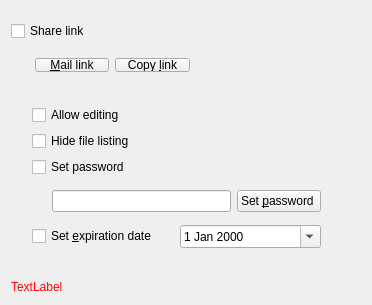
<?xml version="1.0" encoding="UTF-8"?>
<ui version="4.0">
 <class>OCC::ShareLinkWidget</class>
 <widget class="QWidget" name="OCC::ShareLinkWidget">
  <property name="geometry">
   <rect>
    <x>0</x>
    <y>0</y>
    <width>372</width>
    <height>305</height>
   </rect>
  </property>
  <property name="windowTitle">
   <string>Share NewDocument.odt</string>
  </property>
  <layout class="QGridLayout" name="gridLayout_3">
   <item row="0" column="0">
    <layout class="QHBoxLayout" name="horizontalLayout_shareLink">
     <property name="topMargin">
      <number>10</number>
     </property>
     <item>
      <widget class="QCheckBox" name="checkBox_shareLink">
       <property name="text">
        <string>Share link</string>
       </property>
      </widget>
     </item>
    </layout>
   </item>
   <item row="3" column="0">
    <widget class="QLabel" name="errorLabel">
     <property name="sizePolicy">
      <sizepolicy hsizetype="MinimumExpanding" vsizetype="Preferred">
       <horstretch>0</horstretch>
       <verstretch>0</verstretch>
      </sizepolicy>
     </property>
     <property name="palette">
      <palette>
       <active>
        <colorrole role="WindowText">
         <brush brushstyle="SolidPattern">
          <color alpha="255">
           <red>255</red>
           <green>0</green>
           <blue>0</blue>
          </color>
         </brush>
        </colorrole>
       </active>
       <inactive>
        <colorrole role="WindowText">
         <brush brushstyle="SolidPattern">
          <color alpha="255">
           <red>255</red>
           <green>0</green>
           <blue>0</blue>
          </color>
         </brush>
        </colorrole>
       </inactive>
       <disabled>
        <colorrole role="WindowText">
         <brush brushstyle="SolidPattern">
          <color alpha="255">
           <red>123</red>
           <green>121</green>
           <blue>134</blue>
          </color>
         </brush>
        </colorrole>
       </disabled>
      </palette>
     </property>
     <property name="text">
      <string>TextLabel</string>
     </property>
    </widget>
   </item>
   <item row="2" column="1">
    <spacer name="verticalSpacer">
     <property name="orientation">
      <enum>Qt::Vertical</enum>
     </property>
     <property name="sizeHint" stdset="0">
      <size>
       <width>20</width>
       <height>40</height>
      </size>
     </property>
    </spacer>
   </item>
   <item row="2" column="0">
    <widget class="QWidget" name="widget_shareLink" native="true">
     <widget class="QWidget" name="widget_editing" native="true">
      <property name="geometry">
       <rect>
        <x>20</x>
        <y>41</y>
        <width>16</width>
        <height>16</height>
       </rect>
      </property>
      <layout class="QHBoxLayout" name="horizontalLayout_editing">
       <property name="leftMargin">
        <number>0</number>
       </property>
       <property name="topMargin">
        <number>0</number>
       </property>
       <property name="rightMargin">
        <number>0</number>
       </property>
       <property name="bottomMargin">
        <number>0</number>
       </property>
      </layout>
     </widget>
     <widget class="QWidget" name="layoutWidget">
      <property name="geometry">
       <rect>
        <x>0</x>
        <y>0</y>
        <width>190</width>
        <height>36</height>
       </rect>
      </property>
      <layout class="QHBoxLayout" name="horizontalLayout_3">
       <property name="sizeConstraint">
        <enum>QLayout::SetDefaultConstraint</enum>
       </property>
       <item>
        <widget class="QLabel" name="_labelShareLink">
         <property name="sizePolicy">
          <sizepolicy hsizetype="MinimumExpanding" vsizetype="Preferred">
           <horstretch>0</horstretch>
           <verstretch>0</verstretch>
          </sizepolicy>
         </property>
         <property name="frameShape">
          <enum>QFrame::NoFrame</enum>
         </property>
         <property name="text">
          <string/>
         </property>
         <property name="textFormat">
          <enum>Qt::RichText</enum>
         </property>
         <property name="openExternalLinks">
          <bool>true</bool>
         </property>
        </widget>
       </item>
       <item>
        <widget class="QPushButton" name="pushButton_mail">
         <property name="text">
          <string>&amp;Mail link</string>
         </property>
        </widget>
       </item>
       <item>
        <widget class="QPushButton" name="pushButton_copy">
         <property name="text">
          <string>Copy &amp;link</string>
         </property>
        </widget>
       </item>
      </layout>
     </widget>
     <widget class="QWidget" name="layoutWidget">
      <property name="geometry">
       <rect>
        <x>10</x>
        <y>40</y>
        <width>311</width>
        <height>181</height>
       </rect>
      </property>
      <layout class="QVBoxLayout" name="verticalLayout_2">
       <item>
        <layout class="QVBoxLayout" name="verticalLayout">
         <item>
          <layout class="QHBoxLayout" name="horizontalLayout_4">
           <item>
            <widget class="QCheckBox" name="checkBox_editing">
             <property name="text">
              <string>Allow editing</string>
             </property>
            </widget>
           </item>
           <item>
            <spacer name="horizontalSpacer">
             <property name="orientation">
              <enum>Qt::Horizontal</enum>
             </property>
             <property name="sizeHint" stdset="0">
              <size>
               <width>40</width>
               <height>20</height>
              </size>
             </property>
            </spacer>
           </item>
          </layout>
         </item>
         <item>
          <layout class="QHBoxLayout" name="horizontalLayout_8">
           <item>
            <widget class="QCheckBox" name="checkBox_hidefilelisting">
             <property name="text">
              <string>Hide file listing</string>
             </property>
            </widget>
           </item>
           <item>
            <spacer name="horizontalSpacer_7">
             <property name="orientation">
              <enum>Qt::Horizontal</enum>
             </property>
             <property name="sizeHint" stdset="0">
              <size>
               <width>40</width>
               <height>20</height>
              </size>
             </property>
            </spacer>
           </item>
          </layout>
         </item>
         <item>
          <layout class="QHBoxLayout" name="horizontalLayout_password">
           <item>
            <widget class="QCheckBox" name="checkBox_password">
             <property name="sizePolicy">
              <sizepolicy hsizetype="Maximum" vsizetype="Maximum">
               <horstretch>0</horstretch>
               <verstretch>0</verstretch>
              </sizepolicy>
             </property>
             <property name="text">
              <string>Set password</string>
             </property>
            </widget>
           </item>
           <item>
            <spacer name="horizontalSpacer_3">
             <property name="orientation">
              <enum>Qt::Horizontal</enum>
             </property>
             <property name="sizeHint" stdset="0">
              <size>
               <width>40</width>
               <height>20</height>
              </size>
             </property>
            </spacer>
           </item>
          </layout>
         </item>
        </layout>
       </item>
       <item>
        <layout class="QHBoxLayout" name="horizontalLayout">
         <property name="leftMargin">
          <number>20</number>
         </property>
         <item>
          <widget class="QLineEdit" name="lineEdit_password">
           <property name="echoMode">
            <enum>QLineEdit::Password</enum>
           </property>
          </widget>
         </item>
         <item>
          <widget class="QPushButton" name="pushButton_setPassword">
           <property name="sizePolicy">
            <sizepolicy hsizetype="Preferred" vsizetype="Fixed">
             <horstretch>0</horstretch>
             <verstretch>0</verstretch>
            </sizepolicy>
           </property>
           <property name="text">
            <string>Set &amp;password </string>
           </property>
          </widget>
         </item>
        </layout>
       </item>
       <item>
        <layout class="QHBoxLayout" name="horizontalLayout_2">
         <property name="leftMargin">
          <number>0</number>
         </property>
         <item>
          <widget class="QCheckBox" name="checkBox_expire">
           <property name="text">
            <string>Set &amp;expiration date</string>
           </property>
          </widget>
         </item>
         <item>
          <widget class="QDateEdit" name="calendar">
           <property name="calendarPopup">
            <bool>true</bool>
           </property>
          </widget>
         </item>
        </layout>
       </item>
      </layout>
     </widget>
    </widget>
   </item>
  </layout>
 </widget>
 <layoutdefault spacing="6" margin="11"/>
 <tabstops>
  <tabstop>checkBox_shareLink</tabstop>
  <tabstop>pushButton_copy</tabstop>
  <tabstop>checkBox_password</tabstop>
  <tabstop>lineEdit_password</tabstop>
  <tabstop>pushButton_setPassword</tabstop>
  <tabstop>checkBox_expire</tabstop>
  <tabstop>calendar</tabstop>
 </tabstops>
 <resources/>
 <connections/>
</ui>
